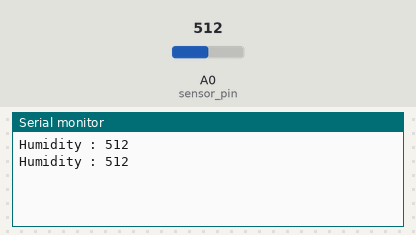
This sketch was run on a simulated Arduino Uno, built with avr-gcc and run on an emulated ATmega328P. Parts: the last lines printed to the serial monitor. The inputs (shaded band) are chosen by the test bench; at power-on: A0 (sensor_pin) = 512.

Above: at 1.8 s.
1.9 s: A0 (sensor_pin) set to 716
At 2.8 s:
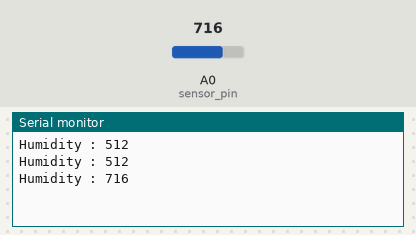
3.4 s: A0 (sensor_pin) set to 900
At 4.8 s:
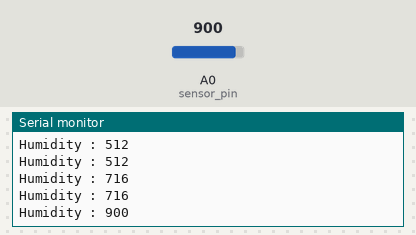
Timing chart, 0 to 6.4 s (numbered marks = the images above; inputs shaded):
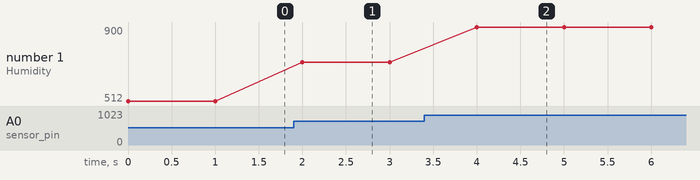

The sketch:

read-sensor.ino
```cpp
/*******************
 * Sensor YL-69    *
 * Output: 0-1024  *
 *******************/

int sensor_pin = A0;
int humidity=0;

void setup() {
  Serial.begin(115200);
}

void loop() {
humidity= analogRead(sensor_pin);

  Serial.print("Humidity : ");
  Serial.print(humidity);
  Serial.print("\n");
  delay(1000);
}
```

Measured:
- after the input at 1.9 s, the serial monitor: prints a new line after 0.10 s (image 1)
- after the input at 3.4 s, the serial monitor: prints a new line after 0.60 s (image 2)
- plotted number 1: 512 → 716 after the input at 1.9 s, 716 → 900 after the input at 3.4 s
